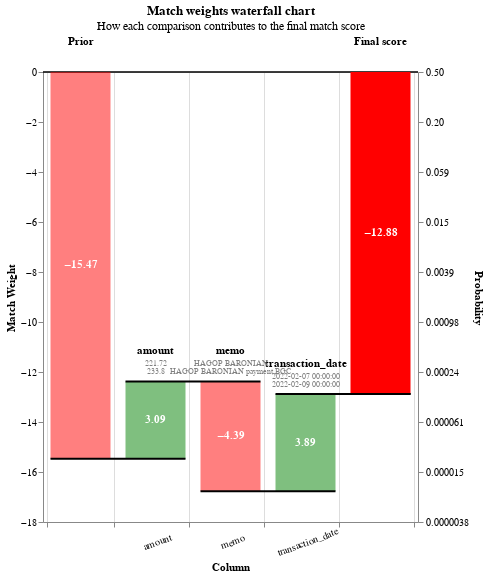

Notebook code cell kept with this figure:
### Code cell
pred_errors = linker.evaluation.prediction_errors_from_labels_column(
    "ground_truth", include_false_positives=False, include_false_negatives=True
)
linker.visualisations.waterfall_chart(pred_errors.as_record_dict(limit=5))

### Figure 1 — Vega-Lite specification as saved in the notebook (floating-point values rounded to 4 significant figures)
{"config": {"view": {"continuousWidth": 400, "continuousHeight": 300}}, "layer": [{"layer": [{"mark": "rule", "encoding": {"color": {"value": "black"}, "size": {"value": 0.5}, "y": {"field": "zero", "type": "quantitative"}}}, {"mark": {"type": "bar", "width": 60}, "encoding": {"color": {"condition": {"test": "(datum.log2_bayes_factor < 0)", "value": "red"}, "value": "green"}, "opacity": {"condition": {"test": "datum.column_name == 'Prior match weight' || datum.column_name == 'Final score'", "value": 1}, "value": 0.5}, "tooltip": [{"field": "column_name", "title": "Comparison column", "type": "nominal"}, {"field": "value_l", "title": "Value (L)", "type": "nominal"}, {"field": "value_r", "title": "Value (R)", "type": "nominal"}, {"field": "label_for_charts", "title": "Label", "type": "ordinal"}, {"field": "sql_condition", "title": "SQL condition", "type": "nominal"}, {"field": "comparison_vector_value", "title": "Comparison vector value", "type": "nominal"}, {"field": "bayes_factor", "format": ",.4f", "title": "Bayes factor = m/u", "type": "quantitative"}, {"field": "log2_bayes_factor", "format": ",.4f", "title": "Match weight = log2(m/u)", "type": "quantitative"}, {"field": "prob", "format": ".4f", "title": "Cumulative match probability", "type": "quantitative"}, {"field": "bayes_factor_description", "title": "Match weight description", "type": "nominal"}], "x": {"axis": {"grid": true, "labelAlign": "center", "labelAngle": -20, "labelExpr": "datum.value == 'Prior' || datum.value == 'Final score' ? '' : datum.value", "labelPadding": 10, "tickBand": "extent", "title": "Column"}, "field": "column_name", "sort": {"field": "bar_sort_order", "order": "ascending"}, "type": "nominal"}, "y": {"axis": {"grid": false, "orient": "left", "title": "Match Weight"}, "field": "previous_sum", "type": "quantitative"}, "y2": {"field": "sum"}}}, {"mark": {"type": "text", "fontWeight": "bold"}, "encoding": {"color": {"value": "white"}, "text": {"condition": {"test": "abs(datum.log2_bayes_factor) > 1", "field": "log2_bayes_factor", "format": ".2f", "type": "nominal"}, "value": ""}, "x": {"axis": {"labelAngle": -20, "title": "Column"}, "field": "column_name", "sort": {"field": "bar_sort_order", "order": "ascending"}, "type": "nominal"}, "y": {"axis": {"orient": "left"}, "field": "center", "type": "quantitative"}}}, {"mark": {"type": "text", "baseline": "bottom", "dy": -25, "fontWeight": "bold"}, "encoding": {"color": {"value": "black"}, "text": {"field": "column_name", "type": "nominal"}, "x": {"axis": {"labelAngle": -20, "title": "Column"}, "field": "column_name", "sort": {"field": "bar_sort_order", "order": "ascending"}, "type": "nominal"}, "y": {"field": "sum_top", "type": "quantitative"}}}, {"mark": {"type": "text", "baseline": "bottom", "dy": -13, "fontSize": 8}, "encoding": {"color": {"value": "grey"}, "text": {"field": "value_l", "type": "nominal"}, "x": {"axis": {"labelAngle": -20, "title": "Column"}, "field": "column_name", "sort": {"field": "bar_sort_order", "order": "ascending"}, "type": "nominal"}, "y": {"field": "sum_top", "type": "quantitative"}}}, {"mark": {"type": "text", "baseline": "bottom", "dy": -5, "fontSize": 8}, "encoding": {"color": {"value": "grey"}, "text": {"field": "value_r", "type": "nominal"}, "x": {"axis": {"labelAngle": -20, "title": "Column"}, "field": "column_name", "sort": {"field": "bar_sort_order", "order": "ascending"}, "type": "nominal"}, "y": {"field": "sum_top", "type": "quantitative"}}}]}, {"mark": {"type": "rule", "color": "black", "strokeWidth": 2, "x2Offset": 30, "xOffset": -30}, "encoding": {"x": {"axis": {"labelAngle": -20, "title": "Column"}, "field": "column_name", "sort": {"field": "bar_sort_order", "order": "ascending"}, "type": "nominal"}, "x2": {"field": "lead"}, "y": {"axis": {"labelExpr": "format(1 / (1 + pow(2, -1*datum.value)), '.2r')", "orient": "right", "title": "Probability"}, "field": "sum", "scale": {"zero": false}, "type": "quantitative"}}}], "data": {"name": "data-8cabfd1de784044f8b8f64ad5a2591d5"}, "height": 450, "params": [{"name": "record_number", "bind": {"input": "range", "max": 4, "min": 0, "step": 1}, "value": 0}], "resolve": {"axis": {"y": "independent"}}, "title": {"text": "Match weights waterfall chart", "subtitle": "How each comparison contributes to the final match score"}, "transform": [{"filter": "(datum.record_number == record_number)"}, {"filter": "(datum.bayes_factor !== 1.0)"}, {"window": [{"op": "sum", "field": "log2_bayes_factor", "as": "sum"}, {"op": "lead", "field": "column_name", "as": "lead"}], "frame": [null, 0]}, {"calculate": "datum.column_name === \"Final score\" ? datum.sum - datum.log2_bayes_factor : datum.sum", "as": "sum"}, {"calculate": "datum.lead === null ? datum.column_name : datum.lead", "as": "lead"}, {"calculate": "datum.column_name === \"Final score\" || datum.column_name === \"Prior match weight\" ? 0 : datum.sum - datum.log2_bayes_factor", "as": "previous_sum"}, {"calculate": "datum.sum > datum.previous_sum ? datum.column_name : \"\"", "as": "top_label"}, {"calculate": "datum.sum < datum.previous_sum ? datum.column_name : \"\"", "as": "bottom_label"}, {"calculate": "datum.sum > datum.previous_sum ? datum.sum : datum.previous_sum", "as": "sum_top"}, {"calculate": "datum.sum < datum.previous_sum ? datum.sum : datum.previous_sum", "as": "sum_bottom"}, {"calculate": "(datum.sum + datum.previous_sum) / 2", "as": "center"}, {"calculate": "(datum.log2_bayes_factor > 0 ? \"+\" : \"\") + datum.log2_bayes_factor", "as": "text_log2_bayes_factor"}, {"calculate": "datum.sum < datum.previous_sum ? 4 : -4", "as": "dy"}, {"calculate": "datum.sum < datum.previous_sum ? \"top\" : \"bottom\"", "as": "baseline"}, {"calculate": "1. / (1 + pow(2, -1.*datum.sum))", "as": "prob"}, {"calculate": "0*datum.sum", "as": "zero"}], "width": {"step": 75}, "$schema": "https://vega.github.io/schema/vega-lite/v5.9.3.json", "datasets": {"data-8cabfd1de784044f8b8f64ad5a2591d5": [{"column_name": "Prior", "label_for_charts": "Starting match weight (prior)", "sql_condition": null, "log2_bayes_factor": -15.47, "bayes_factor": 2.206e-05, "comparison_vector_value": null, "m_probability": null, "u_probability": null, "bayes_factor_description": null, "value_l": "", "value_r": "", "term_frequency_adjustment": null, "bar_sort_order": 0, "record_number": 0}, {"sql_condition": "(ABS(\"amount_l\" - \"amount_r\") / (CASE WHEN \"amount_r\" > \"amount_l\" THEN \"amount_r\" ELSE \"amount_l\" END)) < 0.1", "label_for_charts": "Percentage difference of 'amount' within 10.00%", "m_probability": 0.2324, "u_probability": 0.02728, "bayes_factor": 8.518, "log2_bayes_factor": 3.091, "comparison_vector_value": 2, "bayes_factor_description": "If comparison level is `percentage difference of 'amount' within 10.00%` then comparison is 8.518 times more likely to be a match", "column_name": "amount", "value_l": "221.72", "value_r": "233.8", "term_frequency_adjustment": false, "bar_sort_order": 1, "record_number": 0}, {"sql_condition": "ELSE", "label_for_charts": "All other comparisons", "m_probability": 0.04231, "u_probability": 0.8872, "bayes_factor": 0.04769, "log2_bayes_factor": -4.39, "comparison_vector_value": 0, "bayes_factor_description": "If comparison level is `all other comparisons` then comparison is 20.97 times less likely to be a match", "column_name": "memo", "value_l": "HAGOP BARONIAN ", "value_r": "HAGOP BARONIAN payment BGC", "term_frequency_adjustment": false, "bar_sort_order": 2, "record_number": 0}, {"sql_condition": "transaction_date_r - transaction_date_l <= 4 and transaction_date_r >= transaction_date_l", "label_for_charts": "<=4 days", "m_probability": 0.4656, "u_probability": 0.03142, "bayes_factor": 14.82, "log2_bayes_factor": 3.89, "comparison_vector_value": 3, "bayes_factor_description": "If comparison level is `<=4 days` then comparison is 14.82 times more likely to be a match", "column_name": "transaction_date", "value_l": "2022-02-07 00:00:00", "value_r": "2022-02-09 00:00:00", "term_frequency_adjustment": false, "bar_sort_order": 3, "record_number": 0}, {"column_name": "Final score", "label_for_charts": "Final score", "sql_condition": null, "log2_bayes_factor": -12.88, "bayes_factor": 0.0001328, "comparison_vector_value": null, "m_probability": null, "u_probability": null, "bayes_factor_description": null, "value_l": "", "value_r": "", "term_frequency_adjustment": null, "bar_sort_order": 4, "record_number": 0}, {"column_name": "Prior", "label_for_charts": "Starting match weight (prior)", "sql_condition": null, "log2_bayes_factor": -15.47, "bayes_factor": 2.206e-05, "comparison_vector_value": null, "m_probability": null, "u_probability": null, "bayes_factor_description": null, "value_l": "", "value_r": "", "term_frequency_adjustment": null, "bar_sort_order": 0, "record_number": 1}, {"sql_condition": "\"amount_l\" = \"amount_r\"", "label_for_charts": "Exact match on amount", "m_probability": 0.2486, "u_probability": 0.0002561, "bayes_factor": 970.7, "log2_bayes_factor": 9.923, "comparison_vector_value": 5, "bayes_factor_description": "If comparison level is `exact match on amount` then comparison is 971 times more likely to be a match", "column_name": "amount", "value_l": "98.23", "value_r": "98.23", "term_frequency_adjustment": false, "bar_sort_order": 1, "record_number": 1}, {"sql_condition": "levenshtein(\"memo_l\", \"memo_r\") <= 10", "label_for_charts": "Levenshtein distance of memo <= 10", "m_probability": 0.1508, "u_probability": 0.0899, "bayes_factor": 1.678, "log2_bayes_factor": 0.7466, "comparison_vector_value": 1, "bayes_factor_description": "If comparison level is `levenshtein distance of memo <= 10` then comparison is 1.678 times more likely to be a match", "column_name": "memo", "value_l": "HAGOP B b06fed9", "value_r": "HAGOP B", "term_frequency_adjustment": false, "bar_sort_order": 2, "record_number": 1}, {"sql_condition": "transaction_date_r - transaction_date_l <= 4 and transaction_date_r >= transaction_date_l", "label_for_charts": "<=4 days", "m_probability": 0.4656, "u_probability": 0.03142, "bayes_factor": 14.82, "log2_bayes_factor": 3.89, "comparison_vector_value": 3, "bayes_factor_description": "If comparison level is `<=4 days` then comparison is 14.82 times more likely to be a match", "column_name": "transaction_date", "value_l": "2022-01-26 00:00:00", "value_r": "2022-01-28 00:00:00", "term_frequency_adjustment": false, "bar_sort_order": 3, "record_number": 1}, {"column_name": "Final score", "label_for_charts": "Final score", "sql_condition": null, "log2_bayes_factor": -0.9089, "bayes_factor": 0.5326, "comparison_vector_value": null, "m_probability": null, "u_probability": null, "bayes_factor_description": null, "value_l": "", "value_r": "", "term_frequency_adjustment": null, "bar_sort_order": 4, "record_number": 1}, {"column_name": "Prior", "label_for_charts": "Starting match weight (prior)", "sql_condition": null, "log2_bayes_factor": -15.47, "bayes_factor": 2.206e-05, "comparison_vector_value": null, "m_probability": null, "u_probability": null, "bayes_factor_description": null, "value_l": "", "value_r": "", "term_frequency_adjustment": null, "bar_sort_order": 0, "record_number": 2}, {"sql_condition": "(ABS(\"amount_l\" - \"amount_r\") / (CASE WHEN \"amount_r\" > \"amount_l\" THEN \"amount_r\" ELSE \"amount_l\" END)) < 0.03", "label_for_charts": "Percentage difference of 'amount' within 3.00%", "m_probability": 0.3192, "u_probability": 0.007676, "bayes_factor": 41.59, "log2_bayes_factor": 5.378, "comparison_vector_value": 3, "bayes_factor_description": "If comparison level is `percentage difference of 'amount' within 3.00%` then comparison is 41.59 times more likely to be a match", "column_name": "amount", "value_l": "150.87", "value_r": "155.15", "term_frequency_adjustment": false, "bar_sort_order": 1, "record_number": 2}, {"sql_condition": "\"memo_l\" = \"memo_r\"", "label_for_charts": "Exact match on memo", "m_probability": 0.4318, "u_probability": 0.0004724, "bayes_factor": 914.1, "log2_bayes_factor": 9.836, "comparison_vector_value": 4, "bayes_factor_description": "If comparison level is `exact match on memo` then comparison is 914 times more likely to be a match", "column_name": "memo", "value_l": "HAGOP B money B", "value_r": "HAGOP B money B", "term_frequency_adjustment": false, "bar_sort_order": 2, "record_number": 2}, {"sql_condition": "transaction_date_r - transaction_date_l <= 30 and transaction_date_r >= transaction_date_l", "label_for_charts": "<=30 days", "m_probability": 0.04946, "u_probability": 0.1643, "bayes_factor": 0.3011, "log2_bayes_factor": -1.732, "comparison_vector_value": 1, "bayes_factor_description": "If comparison level is `<=30 days` then comparison is 3.321 times less likely to be a match", "column_name": "transaction_date", "value_l": "2022-04-07 00:00:00", "value_r": "2022-04-23 00:00:00", "term_frequency_adjustment": false, "bar_sort_order": 3, "record_number": 2}, {"column_name": "Final score", "label_for_charts": "Final score", "sql_condition": null, "log2_bayes_factor": -1.985, "bayes_factor": 0.2526, "comparison_vector_value": null, "m_probability": null, "u_probability": null, "bayes_factor_description": null, "value_l": "", "value_r": "", "term_frequency_adjustment": null, "bar_sort_order": 4, "record_number": 2}, {"column_name": "Prior", "label_for_charts": "Starting match weight (prior)", "sql_condition": null, "log2_bayes_factor": -15.47, "bayes_factor": 2.206e-05, "comparison_vector_value": null, "m_probability": null, "u_probability": null, "bayes_factor_description": null, "value_l": "", "value_r": "", "term_frequency_adjustment": null, "bar_sort_order": 0, "record_number": 3}, {"sql_condition": "(ABS(\"amount_l\" - \"amount_r\") / (CASE WHEN \"amount_r\" > \"amount_l\" THEN \"amount_r\" ELSE \"amount_l\" END)) < 0.03", "label_for_charts": "Percentage difference of 'amount' within 3.00%", "m_probability": 0.3192, "u_probability": 0.007676, "bayes_factor": 41.59, "log2_bayes_factor": 5.378, "comparison_vector_value": 3, "bayes_factor_description": "If comparison level is `percentage difference of 'amount' within 3.00%` then comparison is 41.59 times more likely to be a match", "column_name": "amount", "value_l": "366.11", "value_r": "370.76", "term_frequency_adjustment": false, "bar_sort_order": 1, "record_number": 3}, {"sql_condition": "levenshtein(\"memo_l\", \"memo_r\") <= 6", "label_for_charts": "Levenshtein distance of memo <= 6", "m_probability": 0.2653, "u_probability": 0.02066, "bayes_factor": 12.84, "log2_bayes_factor": 3.683, "comparison_vector_value": 2, "bayes_factor_description": "If comparison level is `levenshtein distance of memo <= 6` then comparison is 12.84 times more likely to be a match", "column_name": "memo", "value_l": "F H donation BG", "value_r": "F H donation", "term_frequency_adjustment": false, "bar_sort_order": 2, "record_number": 3}, {"sql_condition": "transaction_date_r - transaction_date_l <= 4 and transaction_date_r >= transaction_date_l", "label_for_charts": "<=4 days", "m_probability": 0.4656, "u_probability": 0.03142, "bayes_factor": 14.82, "log2_bayes_factor": 3.89, "comparison_vector_value": 3, "bayes_factor_description": "If comparison level is `<=4 days` then comparison is 14.82 times more likely to be a match", "column_name": "transaction_date", "value_l": "2022-04-12 00:00:00", "value_r": "2022-04-15 00:00:00", "term_frequency_adjustment": false, "bar_sort_order": 3, "record_number": 3}, {"column_name": "Final score", "label_for_charts": "Final score", "sql_condition": null, "log2_bayes_factor": -2.517, "bayes_factor": 0.1746, "comparison_vector_value": null, "m_probability": null, "u_probability": null, "bayes_factor_description": null, "value_l": "", "value_r": "", "term_frequency_adjustment": null, "bar_sort_order": 4, "record_number": 3}, {"column_name": "Prior", "label_for_charts": "Starting match weight (prior)", "sql_condition": null, "log2_bayes_factor": -15.47, "bayes_factor": 2.206e-05, "comparison_vector_value": null, "m_probability": null, "u_probability": null, "bayes_factor_description": null, "value_l": "", "value_r": "", "term_frequency_adjustment": null, "bar_sort_order": 0, "record_number": 4}, {"sql_condition": "\"amount_l\" = \"amount_r\"", "label_for_charts": "Exact match on amount", "m_probability": 0.2486, "u_probability": 0.0002561, "bayes_factor": 970.7, "log2_bayes_factor": 9.923, "comparison_vector_value": 5, "bayes_factor_description": "If comparison level is `exact match on amount` then comparison is 971 times more likely to be a match", "column_name": "amount", "value_l": "108.76", "value_r": "108.76", "term_frequency_adjustment": false, "bar_sort_order": 1, "record_number": 4}, {"sql_condition": "levenshtein(\"memo_l\", \"memo_r\") <= 10", "label_for_charts": "Levenshtein distance of memo <= 10", "m_probability": 0.1508, "u_probability": 0.0899, "bayes_factor": 1.678, "log2_bayes_factor": 0.7466, "comparison_vector_value": 1, "bayes_factor_description": "If comparison level is `levenshtein distance of memo <= 10` then comparison is 1.678 times more likely to be a match", "column_name": "memo", "value_l": "F HÉRINCQ donat", "value_r": "F HÉRINCQ donation BGC", "term_frequency_adjustment": false, "bar_sort_order": 2, "record_number": 4}, {"sql_condition": "transaction_date_r - transaction_date_l <= 1 and transaction_date_r >= transaction_date_l", "label_for_charts": "1 day", "m_probability": 0.3888, "u_probability": 0.02064, "bayes_factor": 18.84, "log2_bayes_factor": 4.235, "comparison_vector_value": 4, "bayes_factor_description": "If comparison level is `1 day` then comparison is 18.84 times more likely to be a match", "column_name": "transaction_date", "value_l": "2022-03-09 00:00:00", "value_r": "2022-03-10 00:00:00", "term_frequency_adjustment": false, "bar_sort_order": 3, "record_number": 4}, {"column_name": "Final score", "label_for_charts": "Final score", "sql_condition": null, "log2_bayes_factor": -0.563, "bayes_factor": 0.6769, "comparison_vector_value": null, "m_probability": null, "u_probability": null, "bayes_factor_description": null, "value_l": "", "value_r": "", "term_frequency_adjustment": null, "bar_sort_order": 4, "record_number": 4}]}}
